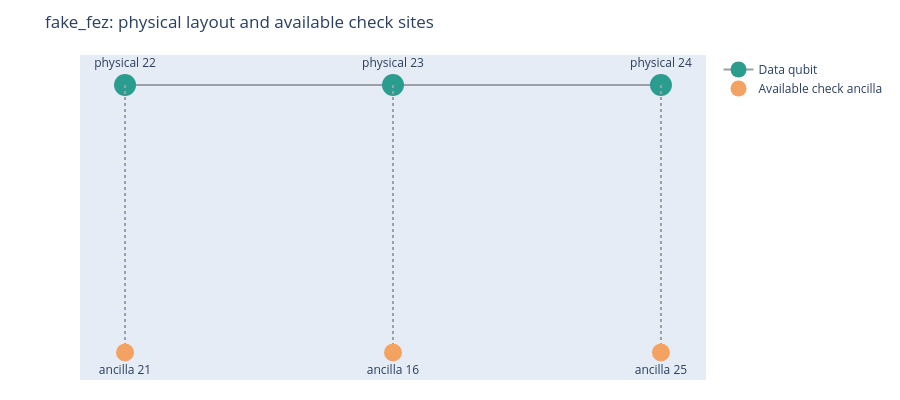

Notebook code cell kept with this figure:
### Code cell
# ======================= ENUMERATE ALL CHECK-TARGET ORDERS =======================
available_targets = list(session.allowed)
max_checks = session.budget
if MAX_CHECKS_OVERRIDE is not None:
    if int(MAX_CHECKS_OVERRIDE) < 0:
        raise ValueError("MAX_CHECKS_OVERRIDE must be >= 0 or None")
    max_checks = min(max_checks, int(MAX_CHECKS_OVERRIDE))

selector = permutations if SWEEP_ORDERED_TARGETS else combinations
target_orders = []
for number_of_checks in range(1, min(max_checks, len(available_targets)) + 1):
    target_orders.extend(tuple(x) for x in selector(available_targets, number_of_checks))
if MAX_TARGET_ORDERS is not None:
    if int(MAX_TARGET_ORDERS) < 1:
        raise ValueError("MAX_TARGET_ORDERS must be >= 1 or None")
    target_orders = target_orders[:int(MAX_TARGET_ORDERS)]

print(f"Available target sites: {available_targets}")
print(f"Max checks in this sweep: {max_checks}")
print(f"Target orders to evaluate: {len(target_orders)}")
print("Selection mode:", "all ordered permutations" if SWEEP_ORDERED_TARGETS else "combinations in ascending site order")
if len(target_orders) > LARGE_SWEEP_THRESHOLD and not CONFIRM_LARGE_SWEEP:
    raise RuntimeError(
        f"This setting creates {len(target_orders)} target orders, above LARGE_SWEEP_THRESHOLD="
        f"{LARGE_SWEEP_THRESHOLD}. For an exhaustive run, set CONFIRM_LARGE_SWEEP=True; "
        "for a pilot, set MAX_TARGET_ORDERS to a smaller number."
    )
if not target_orders:
    raise RuntimeError("No target orders to evaluate. Check MAX_CHECKS_OVERRIDE and the available check sites.")

# 1) Hardware layout and available ancilla/check sites (same concept as hardware_panel in app.py).
print("Hardware layout and available check sites")
n_data = session.level.width
hardware_fig = go.Figure()
hardware_fig.add_trace(go.Scatter(
    x=list(range(n_data)), y=[0] * n_data, mode="lines+markers+text",
    text=[f"q{q}<br>physical {p}" for q, p in enumerate(session.layout)],
    textposition="top center", marker=dict(size=22, color="#2a9d8f"),
    line=dict(color="#9aa0a6"), name="Data qubit"
))
ancilla_sites = [q for q in session.allowed if session.anc_phys.get(q) is not None]
for q in ancilla_sites:
    hardware_fig.add_trace(go.Scatter(
        x=[q, q], y=[0, -1], mode="lines",
        line=dict(color="#9aa0a6", dash="dot"), showlegend=False, hoverinfo="skip"
    ))
hardware_fig.add_trace(go.Scatter(
    x=ancilla_sites, y=[-1] * len(ancilla_sites), mode="markers+text",
    text=[f"ancilla {session.anc_phys[q]}" for q in ancilla_sites],
    textposition="bottom center", marker=dict(size=18, color="#f4a261"),
    name="Available check ancilla"
))
hardware_fig.update_layout(
    title=f"{session.backend.name}: physical layout and available check sites",
    height=400, margin=dict(t=55, b=20), yaxis=dict(visible=False), xaxis=dict(visible=False)
)
hardware_fig.show()
print(f"Backend={session.backend.name}; physical layout={session.layout}; check targets={session.allowed}; budget={session.budget}")

### Figure 1 — Plotly figure (JSON) as saved in the notebook; plotly's stock layout.template omitted (floating-point values rounded to 4 significant figures)
{"data": [{"line": {"color": "#9aa0a6"}, "marker": {"color": "#2a9d8f", "size": 22}, "mode": "lines+markers+text", "name": "Data qubit", "text": ["q0<br>physical 22", "q1<br>physical 23", "q2<br>physical 24"], "textposition": "top center", "type": "scatter", "x": [0, 1, 2], "y": [0, 0, 0]}, {"hoverinfo": "skip", "line": {"color": "#9aa0a6", "dash": "dot"}, "mode": "lines", "showlegend": false, "type": "scatter", "x": [0, 0], "y": [0, -1]}, {"hoverinfo": "skip", "line": {"color": "#9aa0a6", "dash": "dot"}, "mode": "lines", "showlegend": false, "type": "scatter", "x": [1, 1], "y": [0, -1]}, {"hoverinfo": "skip", "line": {"color": "#9aa0a6", "dash": "dot"}, "mode": "lines", "showlegend": false, "type": "scatter", "x": [2, 2], "y": [0, -1]}, {"marker": {"color": "#f4a261", "size": 18}, "mode": "markers+text", "name": "Available check ancilla", "text": ["ancilla 21", "ancilla 16", "ancilla 25"], "textposition": "bottom center", "type": "scatter", "x": [0, 1, 2], "y": [-1, -1, -1]}], "layout": {"height": 400, "margin": {"b": 20, "t": 55}, "title": {"text": "fake_fez: physical layout and available check sites"}, "xaxis": {"visible": false}, "yaxis": {"visible": false}}}
